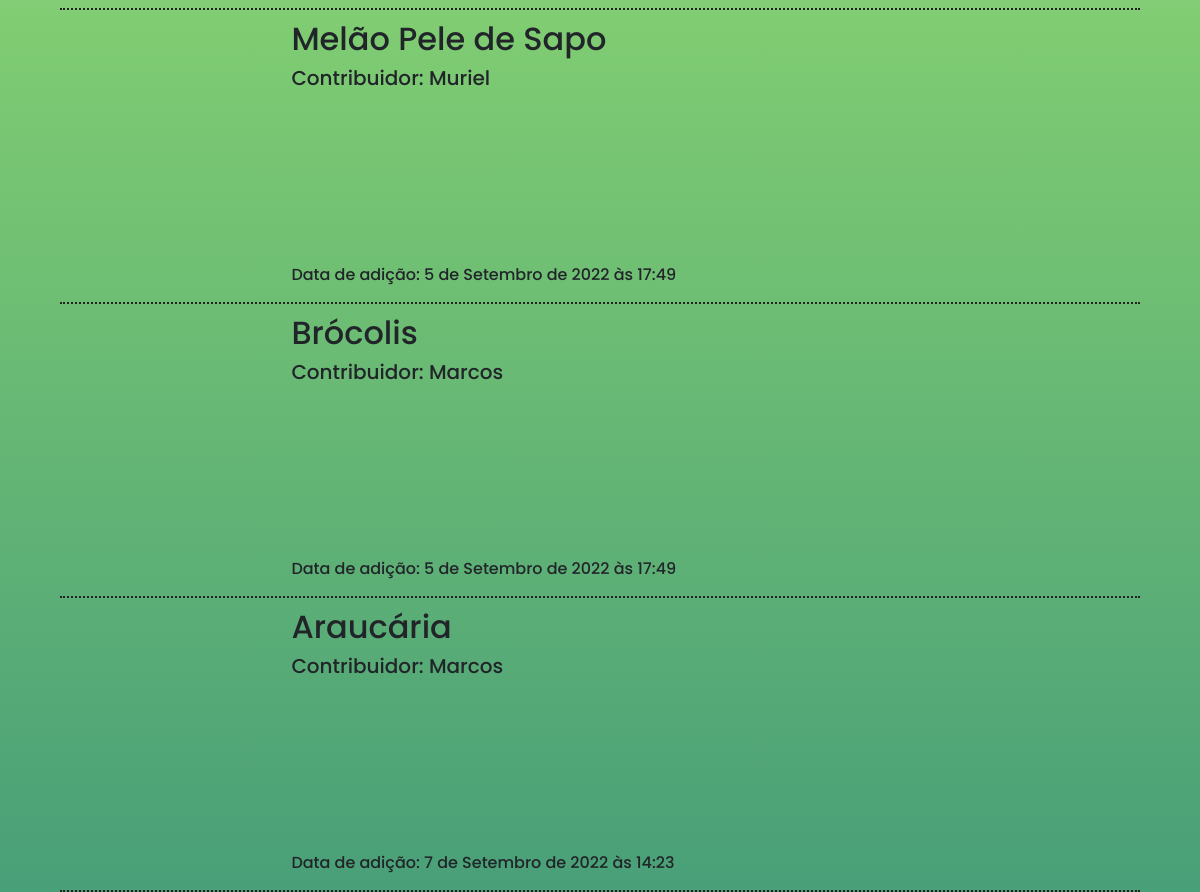
Before: /myaccount/community/ (signed in, lower part) with the older database file.
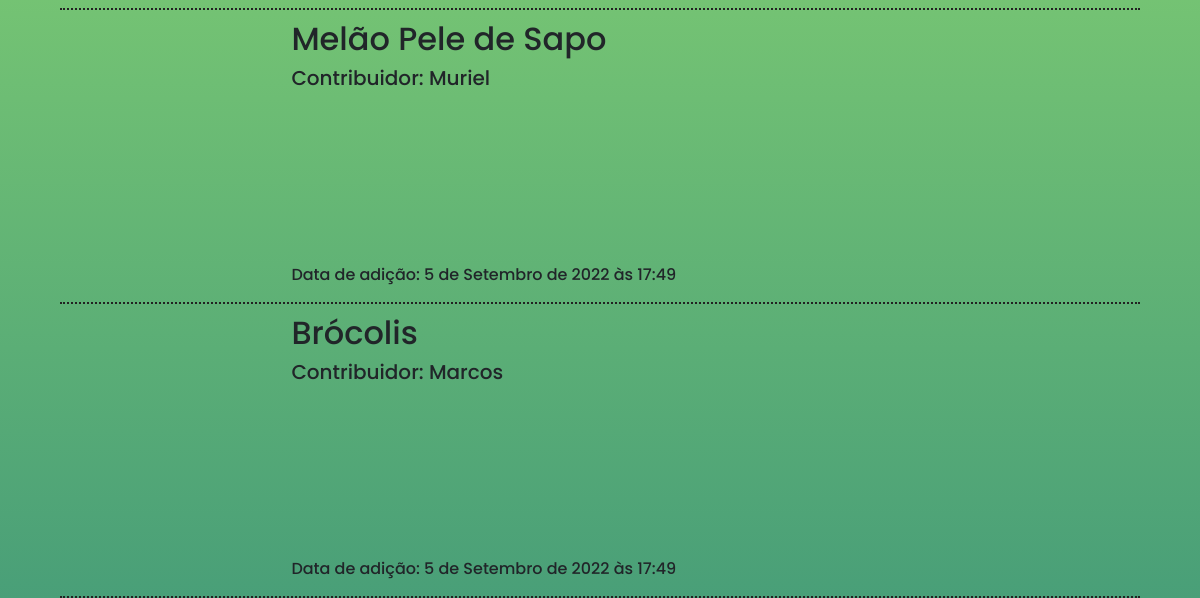
After: the same page with the newer database file.
### plantas/models.py (models this page shows, shortened)
class Plant(models.Model):
    name = models.CharField(max_length=50, null=True)
    scientific_name = models.CharField(max_length=50, unique=True)
    origin = models.CharField(max_length=50, null=True)
    image_url = models.TextField(max_length=600)
    about = models.TextField(max_length=600)
    last_modf = models.DateTimeField(default=timezone.now)
    contributor = models.ForeignKey(User, on_delete=models.PROTECT, null=True)

### users/models.py (models this page shows)
class User(AbstractBaseUser, PermissionsMixin):
    username = models.CharField(max_length=50,unique=True)
    email = None
    is_active = models.BooleanField(default=True)
    is_staff = models.BooleanField(default=False)
    is_superuser = models.BooleanField(default=False)
    USERNAME_FIELD = 'username'
    REQUIRED_FIELDS = []
    objects = UserManager()
    def __str__(self):
        return self.username

### users/views.py (the view, shortened to what this page needs)
# urls.py: path('myaccount/community/', views.Comunidade.as_view(), name='comunidade'),
class Comunidade(LoginRequiredMixin,View):
    login_url = '/'
    def get(self,request):
        plantas = Plant.objects.all()
        context = {
            'plantas': plantas,
        }
        return render(request, 'comunidade.html', context)

### users/templates/comunidade.html (shortened to what this page needs)
{% extends "base.html" %}
{% load static %}
{% load livereload_tags %}
{% block cssDoc %}<link rel="stylesheet" type="text/css" href="{% static '/css/comunidade.css' %}">{% endblock cssDoc %}
{% block content %}
<div id="container">
    <div id="box">
        <div id="plantas">
            {% for planta in plantas %}
                <div class='l'>
                    <a class="cart" href="#" style="display: flex;background-image: url('{{planta.image_url}}');"><div>Ver</div></a>
                    <div class="ltext">
                        <div>
                            <h2>{{planta.name}}</h1>
                            <h5>Contribuidor: {{planta.contributor}}</h1>
                        </div>
                        <div>
                            <h6>Data de adição: {{planta.last_modf}}</h5>
                        </div>
                    </div>
                </div>
            {% endfor %}
        </div>
    </div>
</div>
{% endblock content %}

Changed rows visible on the page:
removed Plant: name "Araucária", contributor "Marcos", last_modf "7 de Setembro de 2022 às 14:23"
